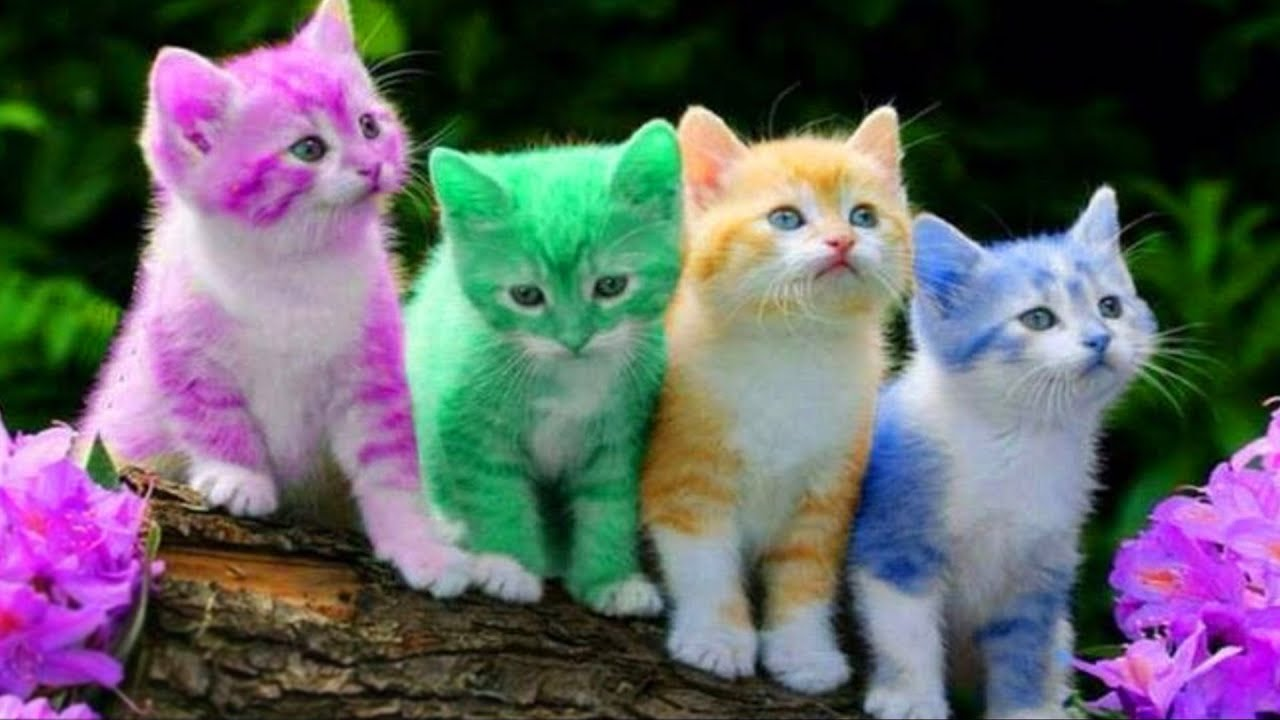
#> input picture tutorials/example_images/kitten.jpg, 1280 x 720 px
$ python 10_color_space.py
#> lines starting #> are read from the running program, lines starting #| are printed output that depends on the picture
import cv2
img = cv2.imread("example_images/kitten.jpg")
#> img is the input picture: shape (720, 1280, 3); mean B, G, R 100.2, 97.5, 96.1

cv2.imshow("original image", img)
cv2.waitKey(0)

# Convert to Grayscale
img_gray = cv2.cvtColor(img, cv2.COLOR_BGR2GRAY)
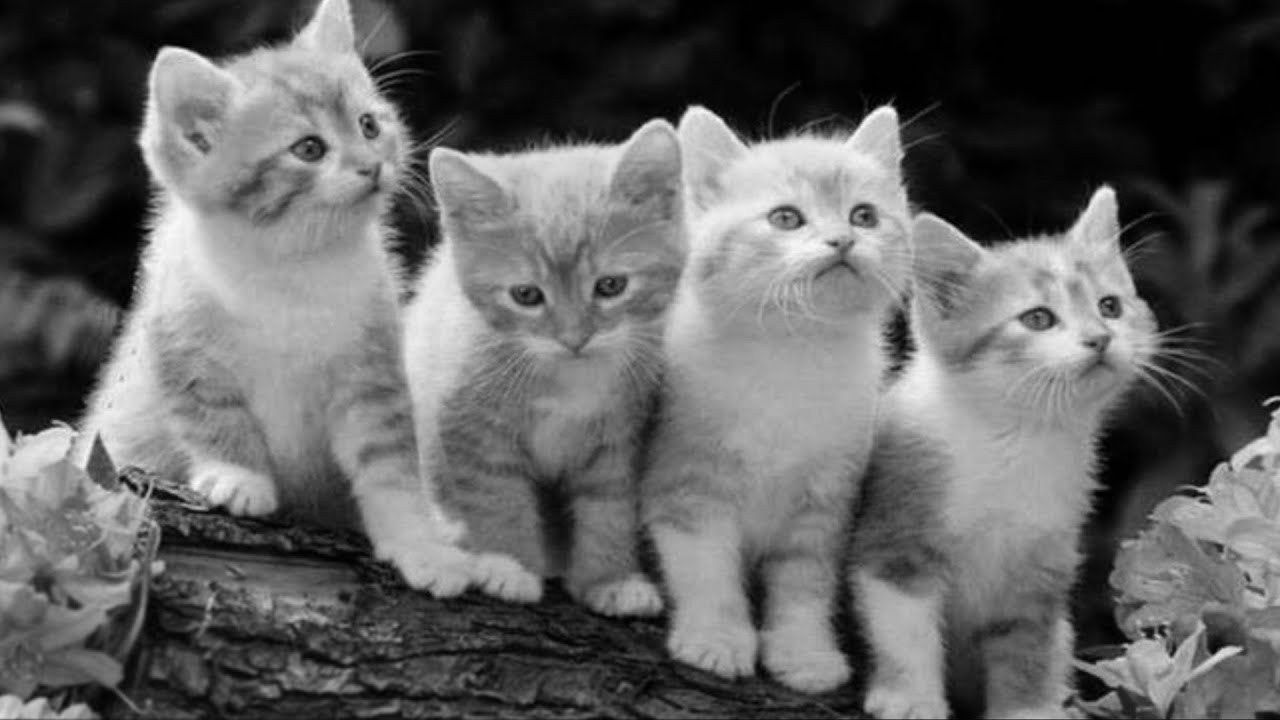
#> img_gray: shape (720, 1280); min 0, max 253, mean 97.3
cv2.imshow("Gray image", img_gray)
cv2.waitKey(0)

# Convert to HSV
img_hsv = cv2.cvtColor(img, cv2.COLOR_BGR2HSV)
#> img_hsv: shape (720, 1280, 3); mean H, S, V 82.4, 134.6, 122

# Extract the Hue/Saturation/Value channel and show only hue component
hue = img_hsv[:, :, 0]
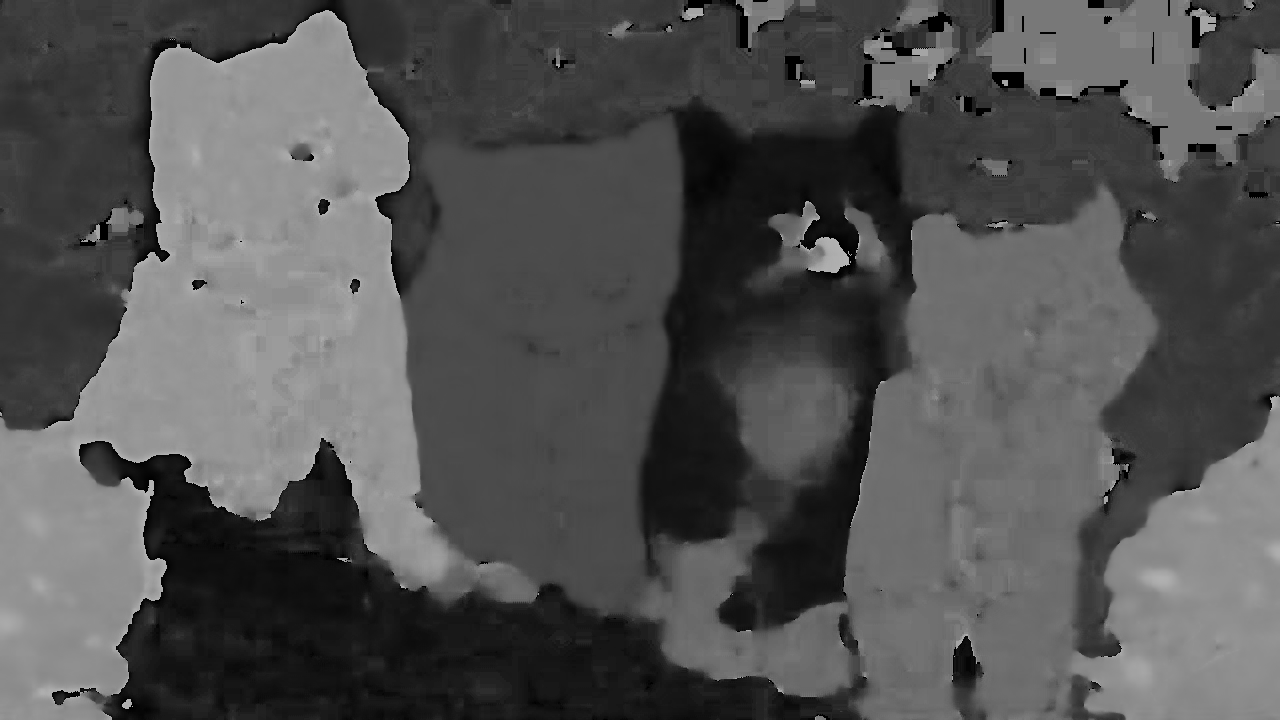
#> hue: shape (720, 1280); min 0, max 179, mean 82.4
saturation = img_hsv[:, :, 1]
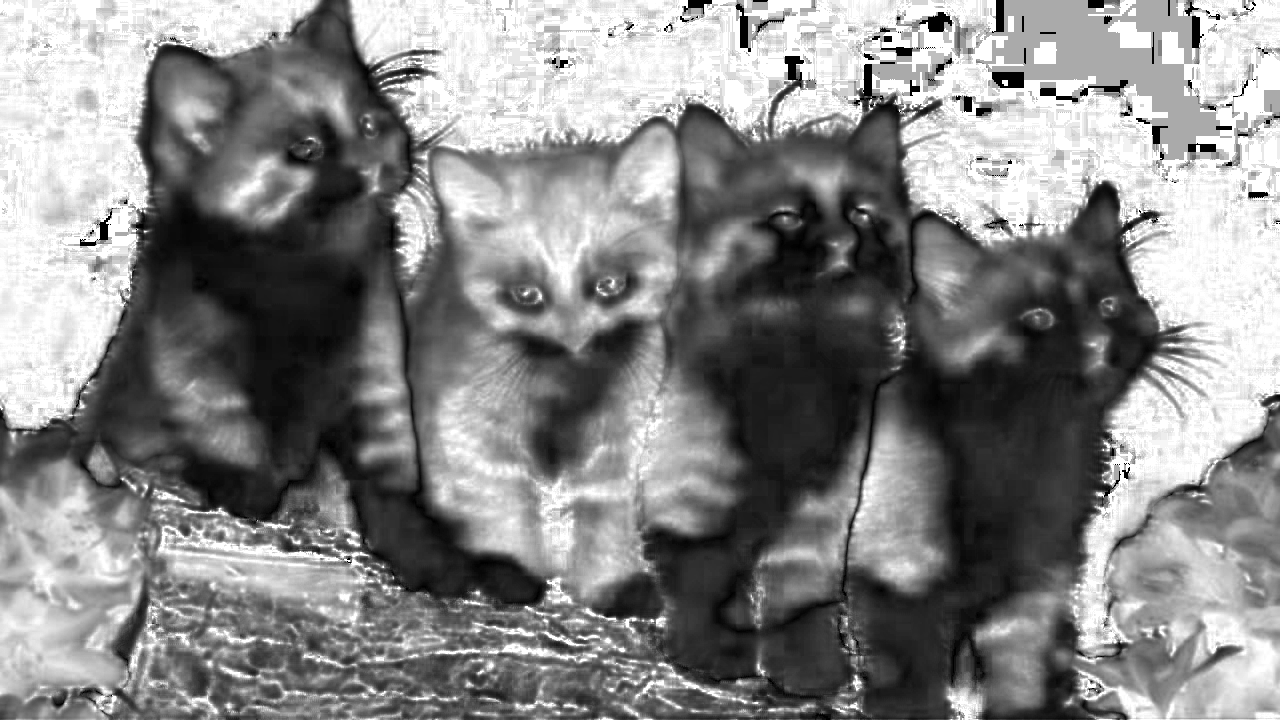
#> saturation: shape (720, 1280); min 0, max 255, mean 134.6
value = img_hsv[:, :, 2]
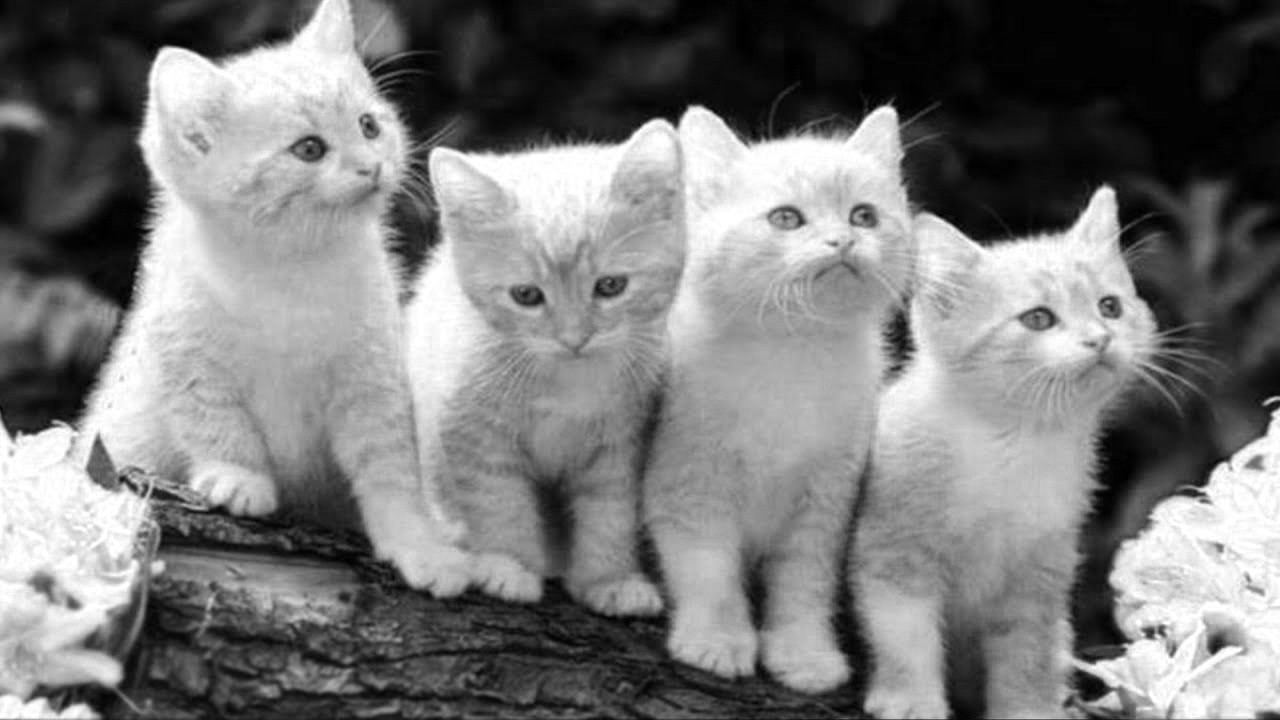
#> value: shape (720, 1280); min 0, max 255, mean 122
cv2.imshow("Hue", hue)
cv2.waitKey(0)

$ run again, with tutorials/example_images/butterfly.jpg copied over tutorials/example_images/kitten.jpg
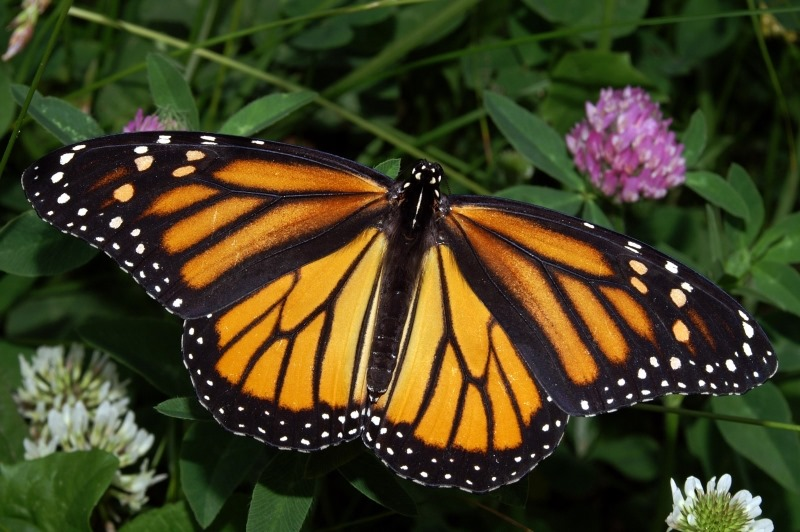
#> input picture tutorials/example_images/butterfly.jpg, 800 x 532 px
#> img is the input picture: shape (532, 800, 3); mean B, G, R 33, 63.4, 66.8
#> img_hsv: shape (532, 800, 3); mean H, S, V 58.1, 151.3, 77.4
#> `saturation = img_hsv[:, :, 1]`:
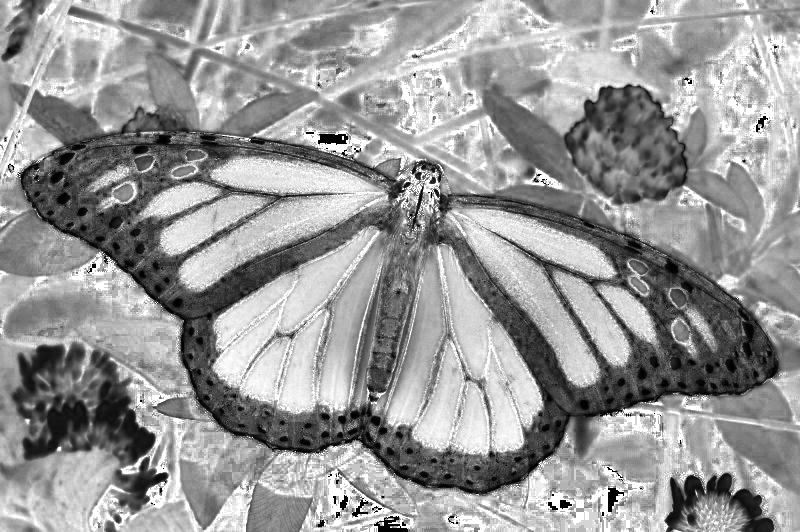
#> saturation: shape (532, 800); min 0, max 255, mean 151.3
#> `value = img_hsv[:, :, 2]`:
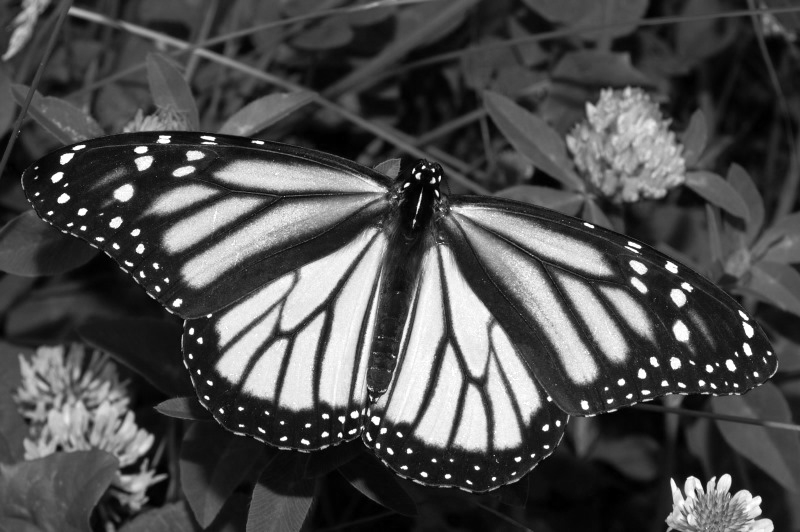
#> value: shape (532, 800); min 0, max 255, mean 77.4
